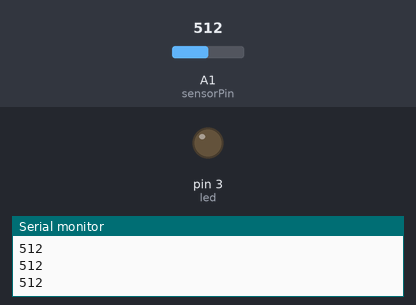
Bench run of a sketch on a simulated Arduino Uno, built with avr-gcc and run on an emulated ATmega328P. On the bench: output pins drawn as LEDs (lit = HIGH), the last lines printed to the serial monitor. Dashed ring = blinking. The test bench sets the inputs (shaded band); at power-on: A1 (sensorPin) = 512.

Above: at 1.3 s.
1.4 s: A1 (sensorPin) set to 55
2.9 s: A1 (sensorPin) set to 44
At 3.3 s:
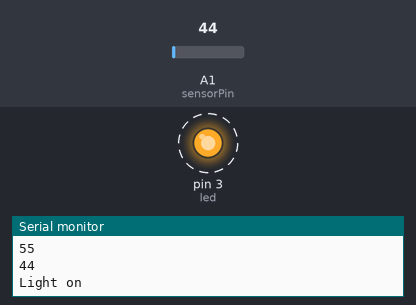
6.0 s: A1 (sensorPin) set to 60
At 6.5 s:
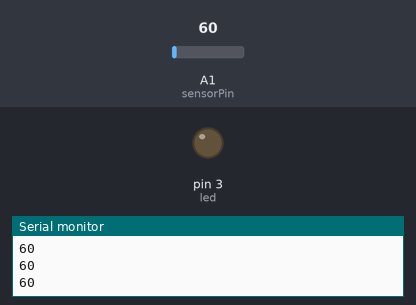
7.6 s: A1 (sensorPin) set to 40
At 8.0 s:
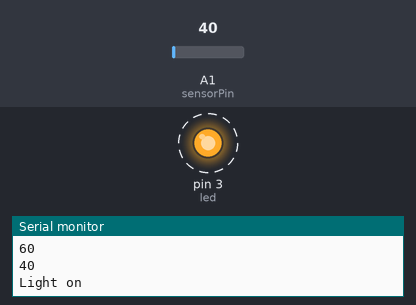
Timing chart, 0 to 11.7 s (numbered marks = the images above; inputs shaded):
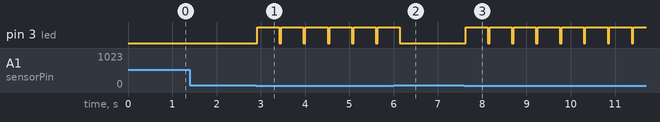

Measured:
- the behaviour switches between 50 and 49 on A1 (sensorPin) (found by bisection; images 0 and 1)
- after the input at 2.9 s, pin 3 (led): alternates HIGH for 0.50 s and LOW for 0.04 s, starting at once
- after the input at 6.0 s, pin 3 (led): goes on until 6.1 s, then stays LOW
- after the input at 7.6 s, pin 3 (led): alternates HIGH for 0.50 s and LOW for 0.04 s, starting at once

The sketch:

Experiment05.ino
```cpp
#include<SoftwareSerial.h>
int sensorPin=A1;
int sensorValue = 0;
int led = 3;
void setup() {
  // setup
  pinMode(led, OUTPUT);
  Serial.begin(9600);
}
void loop() {
  sensorValue = analogRead(sensorPin);
  Serial.println(sensorValue);
  if(sensorValue < 50)     // Switch "ON" the street light
  {
    Serial.println("Light on");
    digitalWrite(led,HIGH);
    delay(500);
  }
  digitalWrite(led,LOW);   // Switch "OFF" the street light
  delay(sensorValue);
}
```
